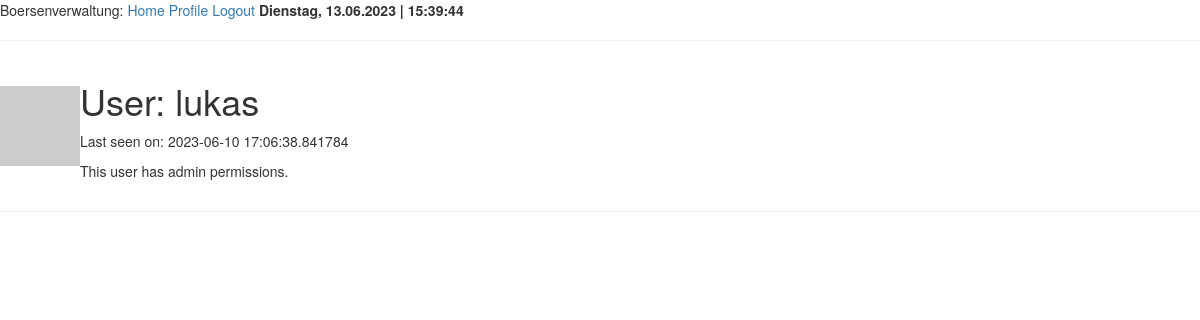
The app's page /user/lukas (signed in), older data.
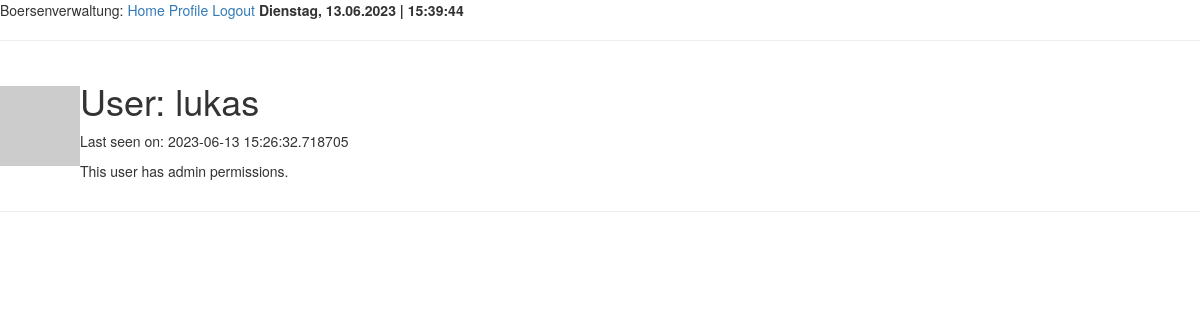
The same page, newer data.
### app/models.py (models this page shows, shortened)
class User(UserMixin, db.Model):
    id = Column(Integer, primary_key=True)
    username = Column(String(64), index=True, unique=True)
    email = Column(String(120), index=True, unique=True)
    password_hash = Column(String(128))
    last_seen = Column(DateTime, default=datetime.utcnow)
    admin_tag = Column(Boolean, default=False)
    def avatar(self, size):
        digest = md5(self.username.lower().encode('utf-8')).hexdigest()
        return 'https://www.gravatar.com/avatar/{}?s={}'.format(
            digest, size)

### app/routes.py (the view)
@app.route('/user/<username>')
@login_required
def user(username):
    user = User.query.filter_by(username=username).first_or_404()
    posts = Post.query.all()
    return render_template('user.html', user=user, posts=posts)

### app/models.py (called while the page is built)
@login.user_loader
def load_user(id):
    return User.query.get(int(id))

### app/routes.py (called while the page is built)
@app.context_processor
def inject_datetime():
    return {'current_time': datetime.utcnow()}

@app.before_request
def before_request():
    if current_user.is_authenticated:
        current_user.last_seen = datetime.utcnow()
        db.session.commit()

### app/templates/user.html
{% extends "base.html" %}
{% block content %}
    <table>
        <tr>
            <td><img class = "top" src="{{ user.avatar(128) }}" alt="link"></td>
            <td>
                <h1>User: {{ user.username }}</h1>
                {% if user.last_seen %}<p>Last seen on: {{ user.last_seen }}</p>{% endif %}
                {% if user.admin_tag %}<p>This user has admin permissions.</p>{% endif %}
            </td>
        </tr>
    </table>
    <hr>
{% endblock %}

### app/templates/base.html (shortened to what this page needs)
{% extends "bootstrap/base.html" %}
{% block head %}
    {{ super() }}
{% endblock %}
{% block body %}
    <div>
        Boersenverwaltung:
        <a href="{{ url_for('index') }}">Home</a>
        {% if current_user.is_anonymous %}
        <a href="{{ url_for('login') }}">Login</a>
        {% else %}
        <a href="{{ url_for('user', username=current_user.username) }}">Profile</a>
        <a href="{{ url_for('logout') }}">Logout</a>
        {% endif %}
        <b id="current-date"></b>
        <b id="current-time"></b>
    </div>
    <hr>
    {% block content %}{% endblock %}
{% endblock %}

Row changes from the older to the newer data that the page shows:
changed User "lukas": last_seen "2023-06-10 17:06:38.841784" → "2023-06-13 15:26:32.718705"
